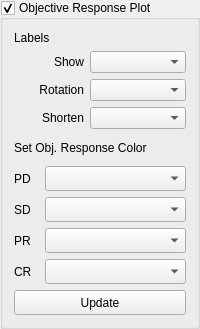
               <widget class="QGroupBox" name="groupBox_objective_response">
                <property name="sizePolicy">
                 <sizepolicy hsizetype="Preferred" vsizetype="Fixed">
                  <horstretch>0</horstretch>
                  <verstretch>0</verstretch>
                 </sizepolicy>
                </property>
                <property name="title">
                 <string>Objective Response Plot</string>
                </property>
                <property name="checkable">
                 <bool>true</bool>
                </property>
                <property name="checked">
                 <bool>true</bool>
                </property>
                <layout class="QVBoxLayout" name="verticalLayout_groupbox_objective_response_2">
                 <item>
                  <widget class="QLabel" name="label_46">
                   <property name="text">
                    <string>Labels</string>
                   </property>
                  </widget>
                 </item>
                 <item>
                  <layout class="QVBoxLayout" name="verticalLayout_groupbox_objective_response">
                   <property name="sizeConstraint">
                    <enum>QLayout::SetMinimumSize</enum>
                   </property>
                   <item>
                    <layout class="QHBoxLayout" name="horizontalLayout_32">
                     <item>
                      <widget class="QLabel" name="label_45">
                       <property name="minimumSize">
                        <size>
                         <width>70</width>
                         <height>0</height>
                        </size>
                       </property>
                       <property name="maximumSize">
                        <size>
                         <width>70</width>
                         <height>16777215</height>
                        </size>
                       </property>
                       <property name="text">
                        <string>Show</string>
                       </property>
                       <property name="alignment">
                        <set>Qt::AlignRight|Qt::AlignTrailing|Qt::AlignVCenter</set>
                       </property>
                      </widget>
                     </item>
                     <item>
                      <widget class="QComboBox" name="comboBox_obj_res_show_labels"/>
                     </item>
                    </layout>
                   </item>
                   <item>
                    <layout class="QHBoxLayout" name="horizontalLayout_34">
                     <item>
                      <widget class="QLabel" name="label_48">
                       <property name="sizePolicy">
                        <sizepolicy hsizetype="Fixed" vsizetype="Preferred">
                         <horstretch>0</horstretch>
                         <verstretch>0</verstretch>
                        </sizepolicy>
                       </property>
                       <property name="maximumSize">
                        <size>
                         <width>70</width>
                         <height>16777215</height>
                        </size>
                       </property>
                       <property name="text">
                        <string>Rotation</string>
                       </property>
                       <property name="alignment">
                        <set>Qt::AlignRight|Qt::AlignTrailing|Qt::AlignVCenter</set>
                       </property>
                      </widget>
                     </item>
                     <item>
                      <widget class="QComboBox" name="comboBox_objective_response_label_rotation"/>
                     </item>
                    </layout>
                   </item>
                   <item>
                    <layout class="QHBoxLayout" name="horizontalLayout_31">
                     <item>
                      <widget class="QLabel" name="label_44">
                       <property name="minimumSize">
                        <size>
                         <width>70</width>
                         <height>0</height>
                        </size>
                       </property>
                       <property name="maximumSize">
                        <size>
                         <width>70</width>
                         <height>16777215</height>
                        </size>
                       </property>
                       <property name="text">
                        <string>Shorten</string>
                       </property>
                       <property name="alignment">
                        <set>Qt::AlignRight|Qt::AlignTrailing|Qt::AlignVCenter</set>
                       </property>
                      </widget>
                     </item>
                     <item>
                      <widget class="QComboBox" name="comboBox_obj_res_shorten_labels"/>
                     </item>
                    </layout>
                   </item>
                   <item>
                    <widget class="QLabel" name="label_17">
                     <property name="sizePolicy">
                      <sizepolicy hsizetype="Fixed" vsizetype="Fixed">
                       <horstretch>0</horstretch>
                       <verstretch>0</verstretch>
                      </sizepolicy>
                     </property>
                     <property name="minimumSize">
                      <size>
                       <width>0</width>
                       <height>25</height>
                      </size>
                     </property>
                     <property name="maximumSize">
                      <size>
                       <width>16777215</width>
                       <height>25</height>
                      </size>
                     </property>
                     <property name="text">
                      <string>Set Obj. Response Color</string>
                     </property>
                    </widget>
                   </item>
                   <item>
                    <layout class="QHBoxLayout" name="horizontalLayout_13">
                     <item>
                      <widget class="QLabel" name="label_14">
                       <property name="sizePolicy">
                        <sizepolicy hsizetype="Fixed" vsizetype="Fixed">
                         <horstretch>0</horstretch>
                         <verstretch>0</verstretch>
                        </sizepolicy>
                       </property>
                       <property name="minimumSize">
                        <size>
                         <width>25</width>
                         <height>25</height>
                        </size>
                       </property>
                       <property name="maximumSize">
                        <size>
                         <width>25</width>
                         <height>25</height>
                        </size>
                       </property>
                       <property name="text">
                        <string>PD</string>
                       </property>
                      </widget>
                     </item>
                     <item>
                      <widget class="QComboBox" name="comboBox_objective_plot_pd">
                       <property name="minimumSize">
                        <size>
                         <width>0</width>
                         <height>25</height>
                        </size>
                       </property>
                       <property name="maximumSize">
                        <size>
                         <width>16777215</width>
                         <height>25</height>
                        </size>
                       </property>
                      </widget>
                     </item>
                    </layout>
                   </item>
                   <item>
                    <layout class="QHBoxLayout" name="horizontalLayout_12">
                     <item>
                      <widget class="QLabel" name="label_15">
                       <property name="sizePolicy">
                        <sizepolicy hsizetype="Fixed" vsizetype="Fixed">
                         <horstretch>0</horstretch>
                         <verstretch>0</verstretch>
                        </sizepolicy>
                       </property>
                       <property name="minimumSize">
                        <size>
                         <width>25</width>
                         <height>25</height>
                        </size>
                       </property>
                       <property name="maximumSize">
                        <size>
                         <width>25</width>
                         <height>25</height>
                        </size>
                       </property>
                       <property name="text">
                        <string>SD</string>
                       </property>
                      </widget>
                     </item>
                     <item>
                      <widget class="QComboBox" name="comboBox_objective_plot_sd">
                       <property name="minimumSize">
                        <size>
                         <width>0</width>
                         <height>25</height>
                        </size>
                       </property>
                       <property name="maximumSize">
                        <size>
                         <width>16777215</width>
                         <height>25</height>
                        </size>
                       </property>
                      </widget>
                     </item>
                    </layout>
                   </item>
                   <item>
                    <layout class="QHBoxLayout" name="horizontalLayout_10">
                     <property name="sizeConstraint">
                      <enum>QLayout::SetDefaultConstraint</enum>
                     </property>
                     <item>
                      <widget class="QLabel" name="label_11">
                       <property name="sizePolicy">
                        <sizepolicy hsizetype="Fixed" vsizetype="Fixed">
                         <horstretch>0</horstretch>
                         <verstretch>0</verstretch>
                        </sizepolicy>
                       </property>
                       <property name="minimumSize">
                        <size>
                         <width>25</width>
                         <height>25</height>
                        </size>
                       </property>
                       <property name="maximumSize">
                        <size>
                         <width>25</width>
                         <height>25</height>
                        </size>
                       </property>
                       <property name="text">
                        <string>PR</string>
                       </property>
                      </widget>
                     </item>
                     <item>
                      <widget class="QComboBox" name="comboBox_objective_plot_pr">
                       <property name="minimumSize">
                        <size>
                         <width>0</width>
                         <height>25</height>
                        </size>
                       </property>
                       <property name="maximumSize">
                        <size>
                         <width>16777215</width>
                         <height>25</height>
                        </size>
                       </property>
                      </widget>
                     </item>
                    </layout>
                   </item>
                   <item>
                    <layout class="QHBoxLayout" name="horizontalLayout_11">
                     <item>
                      <widget class="QLabel" name="label_16">
                       <property name="sizePolicy">
                        <sizepolicy hsizetype="Fixed" vsizetype="Fixed">
                         <horstretch>0</horstretch>
                         <verstretch>0</verstretch>
                        </sizepolicy>
                       </property>
                       <property name="minimumSize">
                        <size>
                         <width>25</width>
                         <height>25</height>
                        </size>
                       </property>
                       <property name="maximumSize">
                        <size>
                         <width>25</width>
                         <height>25</height>
                        </size>
                       </property>
                       <property name="text">
                        <string>CR</string>
                       </property>
                      </widget>
                     </item>
                     <item>
                      <widget class="QComboBox" name="comboBox_objective_plot_cr">
                       <property name="minimumSize">
                        <size>
                         <width>0</width>
                         <height>25</height>
                        </size>
                       </property>
                       <property name="maximumSize">
                        <size>
                         <width>16777215</width>
                         <height>25</height>
                        </size>
                       </property>
                      </widget>
                     </item>
                    </layout>
                   </item>
                   <item>
                    <widget class="QPushButton" name="pushButton_objective_response_update">
                     <property name="sizePolicy">
                      <sizepolicy hsizetype="Minimum" vsizetype="Fixed">
                       <horstretch>0</horstretch>
                       <verstretch>0</verstretch>
                      </sizepolicy>
                     </property>
                     <property name="minimumSize">
                      <size>
                       <width>0</width>
                       <height>25</height>
                      </size>
                     </property>
                     <property name="maximumSize">
                      <size>
                       <width>16777215</width>
                       <height>25</height>
                      </size>
                     </property>
                     <property name="text">
                      <string>Update</string>
                     </property>
                    </widget>
                   </item>
                  </layout>
                 </item>
                </layout>
               </widget>
